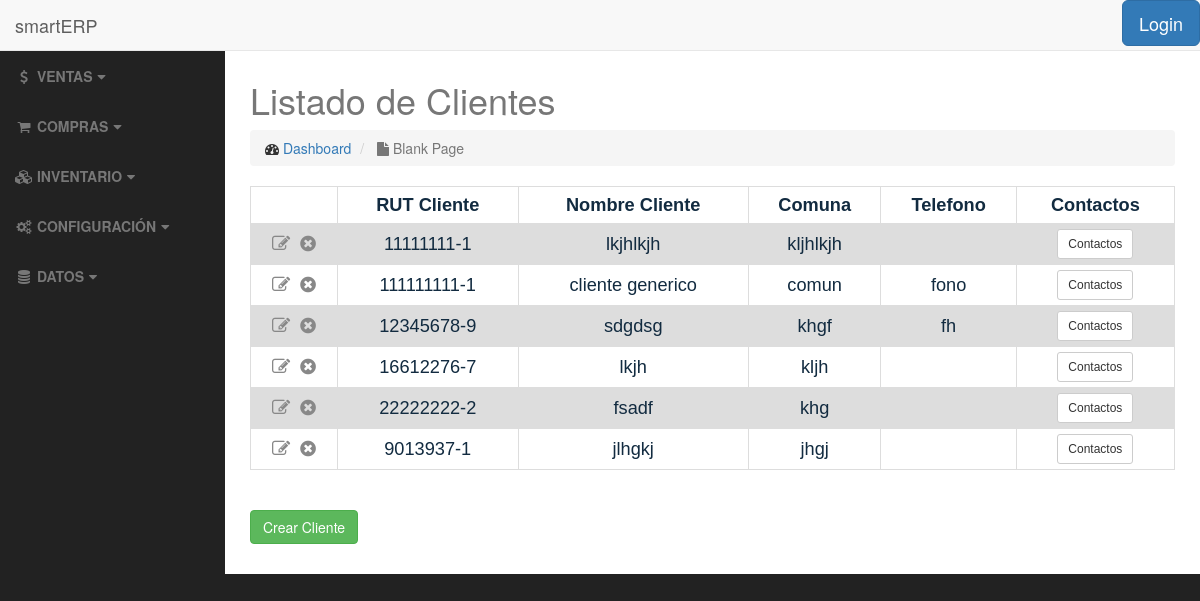
Before: /clients/ with the older database file.
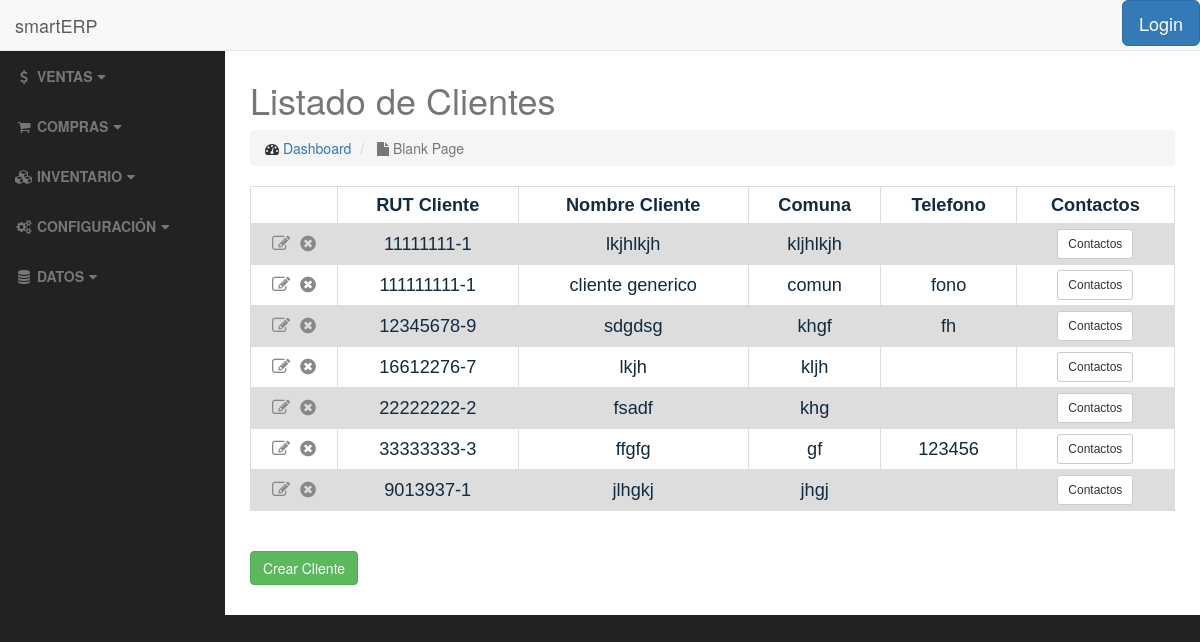
After: the same page with the newer database file.
### clients/models.py (models this page shows, shortened)
class Client(models.Model):
    client_rut = models.CharField(max_length=12, unique=True, verbose_name="RUT", validators=[rut_validate])
    client_name = models.CharField(max_length=250, verbose_name="Nombre Cliente")
    client_giro = models.CharField(max_length=200, verbose_name="Giro")
    client_address = models.CharField(max_length=100, verbose_name="Direccion")
    client_comuna = models.CharField(max_length=50, verbose_name="Comuna")
    client_ciudad = models.CharField(max_length=50, verbose_name="Ciudad")
    client_region = models.CharField(max_length=50, verbose_name="Region")
    client_tel = models.CharField(max_length=20, blank=True, verbose_name="Telefono")
    client_email = models.EmailField(blank=True, verbose_name="E-mail")
    is_active = models.BooleanField(default=True, verbose_name="Activo")
    class Meta:
        ordering = ['client_rut']

### clients/views.py (the view)
class ClientListView(ListView):
    template_name = 'clients/client_list.html'
    def get_queryset(self):
        return Client.objects.all()

### clients/templates/clients/client_list.html (shortened to what this page needs)
{% extends 'base.html' %}
<h2>{% block title %}Listado de Clientes{% endblock %}</h2>
{% block body %}
    <table>
            {% if object_list %}
                <tr>
                    <th></th>
                    <th>RUT Cliente</th>
                    <th>Nombre Cliente</th>
                    <th>Comuna</th>
                    <th>Telefono</th>
                    <th>Contactos</th>
                </tr>
                    {% for client in object_list %}
                        <tr>
                            <td>
                                <a href="{% url 'clients:client-update' client.pk %}"><i class="fa fa-pencil-square-o" title="Editar"></i></a>&nbsp;
                                <a href="{% url 'clients:client-delete' client.pk %}"><i class="fa fa-times-circle" title="Eliminar"></i></a>
                            </td>
                            <td>{{ client.client_rut }}</td>
                            <td>{{ client.client_name }}</td>
                            <td>{{ client.client_comuna }}</td>
                            <td>{{ client.client_tel }}</td>
                            <td>
                                <a href="{% url 'clients:contact_list' client.pk %}" class="btn btn-default btn-sm">Contactos</a>
                            </td>
                        </tr>
                    {% endfor %}
            {% else %}
                <h3>No hay clientes registrados</h3>
            {% endif %}
    </table>
    <br>
    <br>
    <a href="{% url 'clients:client-add' %}" class="btn btn-success">Crear Cliente</a>
    <br>
    <br>
{% endblock %}

Changed rows visible on the page:
added Client: client_rut "33333333-3", client_name "ffgfg", client_comuna "gf", client_tel "123456"
